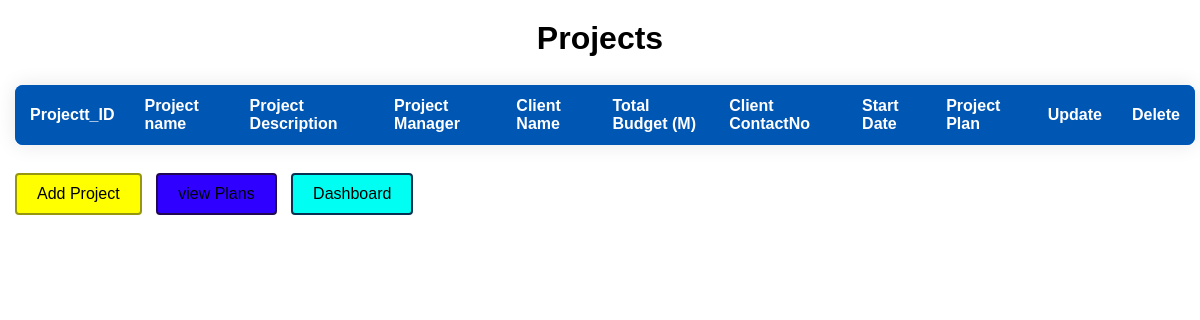
The app's page /admin/projectRead.php, older data.
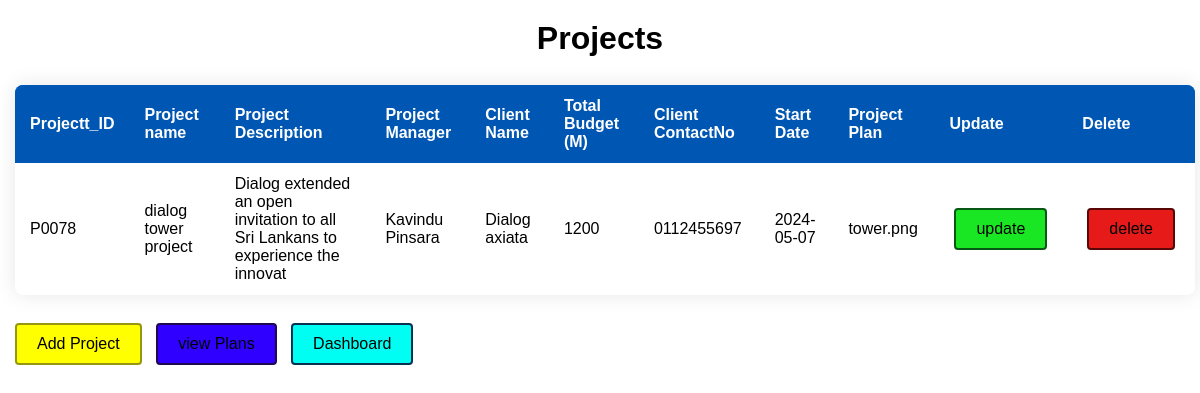
The same page, newer data.
### tables this page shows
CREATE TABLE `projects` (
  `Project_ID` int(11) NOT NULL,
  `pName` varchar(50) NOT NULL,
  `pDescription` varchar(80) NOT NULL,
  `pManager` varchar(50) NOT NULL,
  `cName` varchar(50) NOT NULL,
  `budget` int(50) NOT NULL,
  `contactNo` varchar(50) NOT NULL,
  `projectStart` date NOT NULL,
  `filename` varchar(100) DEFAULT NULL
);

### admin/projectRead.php (the view, shortened to what this page needs)
<?php
include("../config/database.php");
$sql = "SELECT * FROM projects";
$result = $conn->query($sql);
?>
<!DOCTYPE html>
<head>
    <link rel="stylesheet" href="../style/table.css">
</head>
<body>
    <h1>Projects</h1></br>
    <table>
        <tr>
            <thead>
                <tr>
                    <th>Projectt_ID</th>
                    <th>Project name</th>
                    <th>Project Description</th>
                    <th>Project Manager</th>
                    <th>Client Name</th>
                    <th>Total Budget (M)</th>
                    <th>Client ContactNo</th>
                    <th>Start Date</th>
                    <th>Project Plan</th>
                    <th>Update</th>
                    <th>Delete</th>
                </tr>
            </thead>
            <tbody>
                <?php
                if ($result->num_rows > 0) {
                    while ($row = $result->fetch_assoc()) {
                ?>
                        <tr>
                            <td><?php echo "P00" . $row['Project_ID']; ?></td>
                            <td><?php echo $row['pName']; ?></td>
                            <td><?php echo $row['pDescription']; ?></td>
                            <td><?php echo $row['pManager']; ?></td>
                            <td><?php echo $row['cName']; ?></td>
                            <td><?php echo $row['budget']; ?></td>
                            <td><?php echo $row['contactNo']; ?></td>
                            <td><?php echo $row['projectStart']; ?></td>
                            <td><?php echo $row['filename']; ?></td>
                            <td><a class="update" href="projectupdate.php?Project_ID=<?php echo $row['Project_ID']; ?>">update</a></td>
                            <td><a class="delete" href="projectdelete.php?Project_ID=<?php echo $row['Project_ID']; ?>">delete</a></td>
                        </tr>
                <?php        }
                }
                ?>
            </tbody>
        </tr>
    </table>
    <br>
    <a href="projectCreate.php" class="btn1">Add Project</a>
    <a href="projectDocuments.php" class="btn2">view Plans</a>
    <a href="projectDashboard.php" class="btn3">Dashboard</a>
</body>
</html>

Row changes from the older to the newer data that the page shows:
added projects: Project_ID "78", pName "dialog tower project", pDescription "Dialog extended an open invitation to all Sri Lankans to experience the innovat", pManager "Kavindu Pinsara", cName "Dialog axiata", budget "1200", contactNo "0112455697", projectStart "2024-05-07", filename "tower.png"
